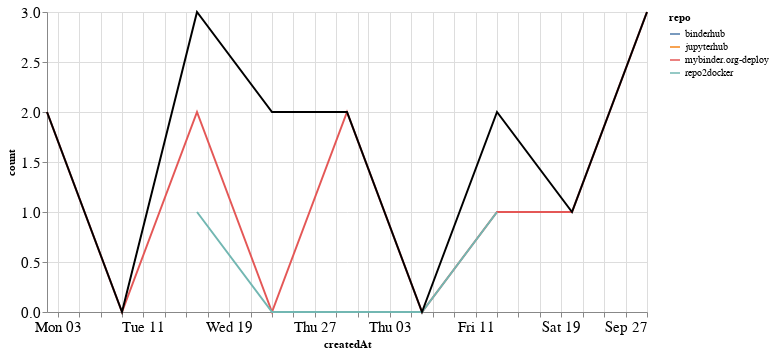

This figure's notebook cell:
### Markdown cell above
## PRs

### Code cell
prs_time = prs.groupby('repo').resample('W', on='createdAt').count()['author'].reset_index()
prs_time = prs_time.rename(columns={'author': 'count'})
prs_time_total = prs_time.groupby('createdAt').agg({"count": "sum"}).reset_index()

ch1 = alt.Chart(prs_time, width=600).mark_line().encode(
    x='createdAt',
    y='count',
    color='repo',
    tooltip="repo"
)

ch2 = alt.Chart(prs_time_total, width=600).mark_line(color="black").encode(
    x='createdAt',
    y='count',
)

ch1 + ch2

### Figure 1 — Vega-Lite specification as saved in the notebook (floating-point values rounded to 4 significant figures)
{"config": {"axisLeft": {"labelFontSize": 15}, "axisBottom": {"labelFontSize": 15}}, "layer": [{"data": {"name": "data-1e2a8a02b18f9a5545d102a2bc70d274"}, "mark": "line", "encoding": {"color": {"type": "nominal", "field": "repo"}, "tooltip": {"type": "nominal", "field": "repo"}, "x": {"type": "temporal", "field": "createdAt"}, "y": {"type": "quantitative", "field": "count"}}, "width": 600}, {"data": {"name": "data-0e6abd14098ccd0f132a58ef57620c58"}, "mark": {"type": "line", "color": "black"}, "encoding": {"x": {"type": "temporal", "field": "createdAt"}, "y": {"type": "quantitative", "field": "count"}}, "width": 600}], "$schema": "https://vega.github.io/schema/vega-lite/v4.8.1.json", "datasets": {"data-1e2a8a02b18f9a5545d102a2bc70d274": [{"repo": "binderhub", "createdAt": "2020-08-23T00:00:00", "count": 1}, {"repo": "jupyterhub", "createdAt": "2020-08-23T00:00:00", "count": 1}, {"repo": "mybinder.org-deploy", "createdAt": "2020-08-02T00:00:00", "count": 2}, {"repo": "mybinder.org-deploy", "createdAt": "2020-08-09T00:00:00", "count": 0}, {"repo": "mybinder.org-deploy", "createdAt": "2020-08-16T00:00:00", "count": 2}, {"repo": "mybinder.org-deploy", "createdAt": "2020-08-23T00:00:00", "count": 0}, {"repo": "mybinder.org-deploy", "createdAt": "2020-08-30T00:00:00", "count": 2}, {"repo": "mybinder.org-deploy", "createdAt": "2020-09-06T00:00:00", "count": 0}, {"repo": "mybinder.org-deploy", "createdAt": "2020-09-13T00:00:00", "count": 1}, {"repo": "mybinder.org-deploy", "createdAt": "2020-09-20T00:00:00", "count": 1}, {"repo": "mybinder.org-deploy", "createdAt": "2020-09-27T00:00:00", "count": 3}, {"repo": "repo2docker", "createdAt": "2020-08-16T00:00:00", "count": 1}, {"repo": "repo2docker", "createdAt": "2020-08-23T00:00:00", "count": 0}, {"repo": "repo2docker", "createdAt": "2020-08-30T00:00:00", "count": 0}, {"repo": "repo2docker", "createdAt": "2020-09-06T00:00:00", "count": 0}, {"repo": "repo2docker", "createdAt": "2020-09-13T00:00:00", "count": 1}], "data-0e6abd14098ccd0f132a58ef57620c58": [{"createdAt": "2020-08-02T00:00:00", "count": 2}, {"createdAt": "2020-08-09T00:00:00", "count": 0}, {"createdAt": "2020-08-16T00:00:00", "count": 3}, {"createdAt": "2020-08-23T00:00:00", "count": 2}, {"createdAt": "2020-08-30T00:00:00", "count": 2}, {"createdAt": "2020-09-06T00:00:00", "count": 0}, {"createdAt": "2020-09-13T00:00:00", "count": 2}, {"createdAt": "2020-09-20T00:00:00", "count": 1}, {"createdAt": "2020-09-27T00:00:00", "count": 3}]}}
